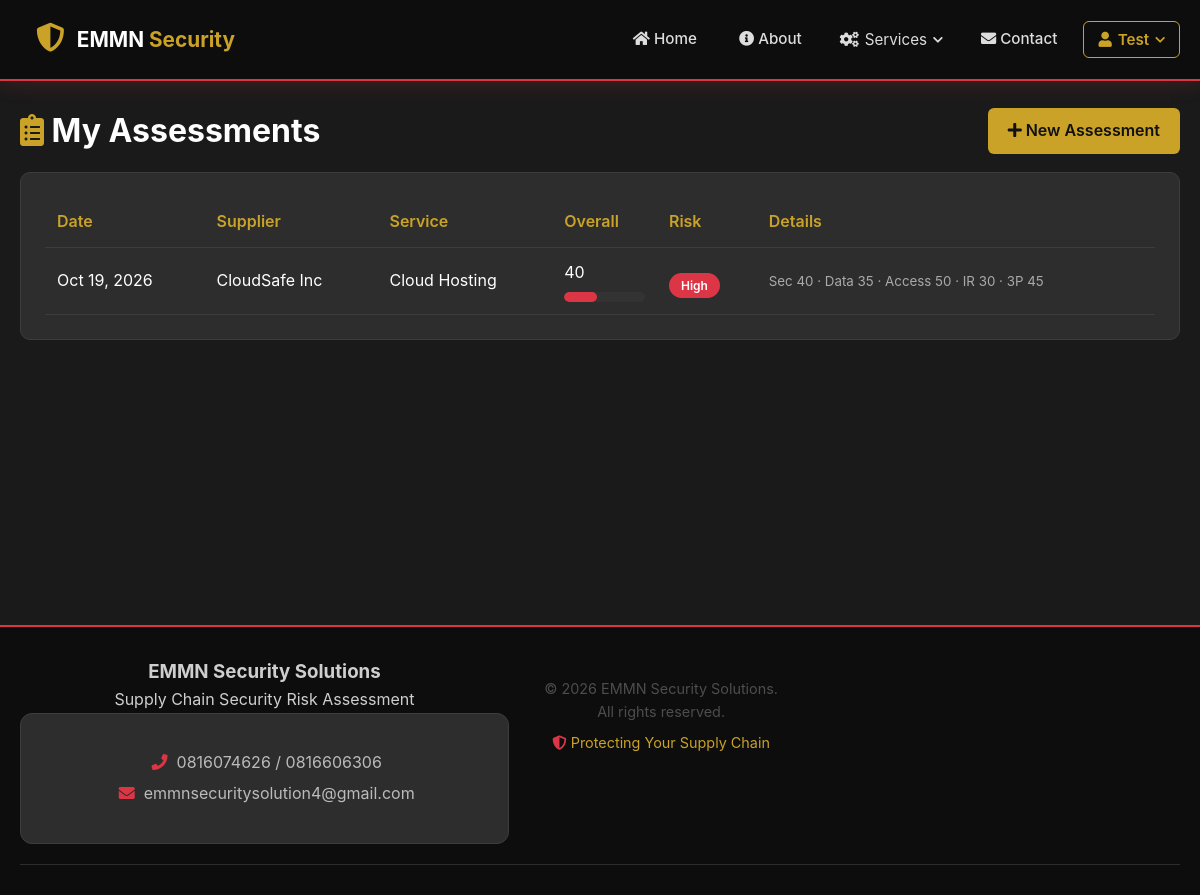
/client/assessments.php (signed in), run on the app's committed database.
### tables this page shows
CREATE TABLE assessments (
    id INTEGER PRIMARY KEY AUTOINCREMENT,
    supplier_id INTEGER NOT NULL,
    client_id INTEGER NOT NULL,
    security_score INTEGER DEFAULT 0,
    data_score INTEGER DEFAULT 0,
    access_score INTEGER DEFAULT 0,
    response_score INTEGER DEFAULT 0,
    third_party_score INTEGER DEFAULT 0,
    overall_score INTEGER DEFAULT 0,
    risk_level VARCHAR(20) DEFAULT 'Medium',
    status VARCHAR(20) DEFAULT 'draft',
    notes TEXT,
    created_at TEXT DEFAULT (datetime('now')),
    updated_at TEXT DEFAULT (datetime('now'))
);

CREATE TABLE suppliers (
    id INTEGER PRIMARY KEY AUTOINCREMENT,
    client_id INTEGER NOT NULL,
    name VARCHAR(150) NOT NULL,
    service VARCHAR(150) DEFAULT NULL,
    contact_email VARCHAR(100) DEFAULT NULL,
    contact_phone VARCHAR(30) DEFAULT NULL,
    risk_level VARCHAR(20) DEFAULT 'Medium',
    risk_score INTEGER DEFAULT 50,
    status VARCHAR(20) DEFAULT 'pending',
    notes TEXT,
    created_at TEXT DEFAULT (datetime('now')),
    updated_at TEXT DEFAULT (datetime('now'))
);

### config/Database.php (called while the page is built, shortened)
<?php
try {
    if (USE_SQLITE) {
        $dsn = 'sqlite:' . SQLITE_PATH;
        $options = [
            PDO::ATTR_ERRMODE => PDO::ERRMODE_EXCEPTION,
            PDO::ATTR_DEFAULT_FETCH_MODE => PDO::FETCH_ASSOC,
            PDO::ATTR_EMULATE_PREPARES => false,
        ];
        $db = new PDO($dsn, null, null, $options);
        $db->exec('PRAGMA foreign_keys = ON');
    }
} catch (PDOException $e) {
    error_log('Database Connection Failed: ' . $e->getMessage());
    if (defined('DEBUG_MODE') && DEBUG_MODE) {
        die('Database Connection Failed: ' . $e->getMessage());
    } else {
        die('Unable to connect to the database. Please try again later.');
    }
}
function dbQuery($sql, $params = []) {
    global $db;
    try {
        $stmt = $db->prepare($sql);
        $stmt->execute($params);
        return $stmt;
    } catch (PDOException $e) {
        error_log('Query Error: ' . $e->getMessage());
        return false;
    }
}
function dbFetchAll($sql, $params = []) {
    $stmt = dbQuery($sql, $params);
    return $stmt ? $stmt->fetchAll() : [];
}
?>

### config/helper.php (called while the page is built, shortened)
<?php
function formatDate($date, $format = 'M d, Y') {
    return date($format, strtotime($date));
}
function getRiskColor($level) {
    $colors = [
        'Low' => RISK_COLOR_LOW,
        'Medium' => RISK_COLOR_MEDIUM,
        'High' => RISK_COLOR_HIGH,
        'Critical' => RISK_COLOR_CRITICAL
    ];
    return $colors[$level] ?? RISK_COLOR_INFO;
}
function e($string) {
    return htmlspecialchars($string ?? '', ENT_QUOTES, 'UTF-8');
}
?>

### public_html/client/assessments.php (the view, shortened to what this page needs)
<?php
$userId = (int)$_SESSION['user_id'];
$rows = dbFetchAll(
    "SELECT a.*, s.name AS supplier_name, s.service
     FROM assessments a
     JOIN suppliers s ON s.id = a.supplier_id
     WHERE a.client_id = ?
     ORDER BY a.id DESC",
    [$userId]
);
?>
<?php include dirname(__DIR__) . '/includes/header.php'; ?>
<div class="container">
    <div class="page-title-row">
        <h1><i class="fas fa-clipboard-list" style="color:var(--emmn-gold,#c9a227)"></i> My Assessments</h1>
        <a href="assess_new.php" class="btn-gold"><i class="fas fa-plus"></i> New Assessment</a>
    </div>
    <div class="card">
        <div class="table-wrap">
            <table>
                <thead>
                    <tr>
                        <th>Date</th>
                        <th>Supplier</th>
                        <th>Service</th>
                        <th>Overall</th>
                        <th>Risk</th>
                        <th>Details</th>
                    </tr>
                </thead>
                <tbody>
                <?php if (empty($rows)): ?>
                    <tr><td colspan="6">No assessments yet.</td></tr>
                <?php else: foreach ($rows as $r): ?>
                    <tr>
                        <td><?php echo e(formatDate($r['created_at'])); ?></td>
                        <td><?php echo e($r['supplier_name']); ?></td>
                        <td><?php echo e($r['service']); ?></td>
                        <td>
                            <?php echo (int)$r['overall_score']; ?>
                            <div class="risk-meter"><div class="risk-meter-fill" style="width:<?php echo (int)$r['overall_score']; ?>%;background:<?php echo getRiskColor($r['risk_level']); ?>"></div></div>
                        </td>
                        <td><span class="badge <?php echo strtolower($r['risk_level']); ?>"><?php echo e($r['risk_level']); ?></span></td>
                        <td>
                            <small style="color:#aaa">
                                Sec <?php echo (int)$r['security_score']; ?> ·
                                Data <?php echo (int)$r['data_score']; ?> ·
                                Access <?php echo (int)$r['access_score']; ?> ·
                                IR <?php echo (int)$r['response_score']; ?> ·
                                3P <?php echo (int)$r['third_party_score']; ?>
                            </small>
                        </td>
                    </tr>
                <?php endforeach; endif; ?>
                </tbody>
            </table>
        </div>
    </div>
</div>
<?php include dirname(__DIR__) . '/includes/footer.php'; ?>

### public_html/assets/css/style.css (style rules this page uses)
:root { --dark: #1a1a1a; --darker: #0d0d0d; --dark-gray: #2d2d2d; --medium-gray: #3d3d3d; --light-gray: #4d4d4d; --white: #ffffff; --red: #dc3545; --red-dark: #a71d2a; --red-light: #ff4757; --risk-low: #28a745; --risk-medium: #ffc107; --risk-high: #dc3545; --risk-critical: #a71d2a; --risk-info: #17a2b8; --font-primary: 'Inter', -apple-system, BlinkMacSystemFont, 'Segoe UI', Roboto, Oxygen, Ubuntu, sans-serif; --font-display: 'Playfair Display', serif; --shadow: 0 4px 20px rgba(0, 0, 0, 0.5); --shadow-light: 0 2px 10px rgba(0, 0, 0, 0.3); --shadow-hover: 0 8px 30px rgba(220, 53, 69, 0.15); --transition: all 0.3s ease; }
* { margin: 0; padding: 0; box-sizing: border-box; }
body { font-family: var(--font-primary); line-height: 1.6; color: var(--white); background: var(--dark); }
.container { max-width: 1200px; margin: 0 auto; padding: 0 20px; }
.badge { display: inline-block; padding: 3px 12px; border-radius: 50px; font-size: 0.75rem; font-weight: 600; margin-top: 10px; }
:root { --emmn-gold: #c9a227; --emmn-blue: #1e3a5f; }
.btn-gold, .btn-blue, .btn-outline-gold, .btn-sm, .btn-primary { display: inline-block; padding: 10px 20px; border-radius: 6px; text-decoration: none; font-weight: 600; border: none; cursor: pointer; transition: var(--transition); }
.btn-gold { background: var(--emmn-gold); color: #111; }
.badge.high, .badge.critical { background: var(--risk-high); color: #fff; }
.card { background: var(--dark-gray); border: 1px solid var(--medium-gray); border-radius: 10px; padding: 24px; margin-bottom: 24px; }
.table-wrap { overflow-x: auto; }
table { width: 100%; border-collapse: collapse; }
th, td { padding: 12px; text-align: left; border-bottom: 1px solid var(--medium-gray); }
th { color: var(--emmn-gold); font-weight: 600; }
.page-title-row { display: flex; justify-content: space-between; align-items: center; flex-wrap: wrap; gap: 12px; margin: 24px 0 16px; }
.risk-meter { height: 10px; background: #333; border-radius: 5px; overflow: hidden; margin-top: 6px; }
.risk-meter-fill { height: 100%; border-radius: 5px; }

### data on the page
assessments: created_at "Oct 19, 2026", supplier.name "CloudSafe Inc", supplier.service "Cloud Hosting", overall_score "40", risk_level "High", security_score "40", data_score "35", access_score "50", response_score "30", third_party_score "45"

### other printed values
explode(' ', $userName)[0] "Test"
COMPANY_NAME "EMMN Security Solutions"
CONTACT_PHONE_1 "0816074626"
CONTACT_PHONE_2 "0816606306"
CONTACT_EMAIL "emmnsecuritysolution4@gmail.com"
